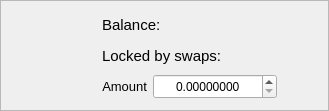
                       <widget class="QFrame" name="frame_75">
                        <property name="sizePolicy">
                         <sizepolicy hsizetype="MinimumExpanding" vsizetype="Minimum">
                          <horstretch>0</horstretch>
                          <verstretch>0</verstretch>
                         </sizepolicy>
                        </property>
                        <property name="maximumSize">
                         <size>
                          <width>16777215</width>
                          <height>16777215</height>
                         </size>
                        </property>
                        <property name="styleSheet">
                         <string notr="true"/>
                        </property>
                        <property name="frameShape">
                         <enum>QFrame::StyledPanel</enum>
                        </property>
                        <property name="frameShadow">
                         <enum>QFrame::Raised</enum>
                        </property>
                        <layout class="QGridLayout" name="gridLayout_49">
                         <item row="0" column="2" colspan="2">
                          <widget class="QLabel" name="orderbook_sell_balance_lbl">
                           <property name="sizePolicy">
                            <sizepolicy hsizetype="Minimum" vsizetype="Minimum">
                             <horstretch>0</horstretch>
                             <verstretch>0</verstretch>
                            </sizepolicy>
                           </property>
                           <property name="minimumSize">
                            <size>
                             <width>0</width>
                             <height>25</height>
                            </size>
                           </property>
                           <property name="font">
                            <font>
                             <pointsize>11</pointsize>
                            </font>
                           </property>
                           <property name="text">
                            <string>Balance: </string>
                           </property>
                          </widget>
                         </item>
                         <item row="0" column="0" rowspan="3">
                          <widget class="QLabel" name="orderbook_sell_bal_icon">
                           <property name="minimumSize">
                            <size>
                             <width>64</width>
                             <height>64</height>
                            </size>
                           </property>
                           <property name="maximumSize">
                            <size>
                             <width>64</width>
                             <height>64</height>
                            </size>
                           </property>
                           <property name="font">
                            <font>
                             <pointsize>10</pointsize>
                            </font>
                           </property>
                           <property name="text">
                            <string>&lt;html&gt;&lt;head/&gt;&lt;body&gt;&lt;p&gt;&lt;img src=&quot;:/64/img/64/placeholder.png&quot;/&gt;&lt;/p&gt;&lt;/body&gt;&lt;/html&gt;</string>
                           </property>
                           <property name="alignment">
                            <set>Qt::AlignCenter</set>
                           </property>
                          </widget>
                         </item>
                         <item row="2" column="2">
                          <widget class="QLabel" name="orderbook_sell_amount_lbl">
                           <property name="sizePolicy">
                            <sizepolicy hsizetype="Minimum" vsizetype="Preferred">
                             <horstretch>0</horstretch>
                             <verstretch>0</verstretch>
                            </sizepolicy>
                           </property>
                           <property name="minimumSize">
                            <size>
                             <width>0</width>
                             <height>25</height>
                            </size>
                           </property>
                           <property name="maximumSize">
                            <size>
                             <width>16777215</width>
                             <height>16777215</height>
                            </size>
                           </property>
                           <property name="font">
                            <font>
                             <pointsize>10</pointsize>
                            </font>
                           </property>
                           <property name="text">
                            <string>Amount</string>
                           </property>
                           <property name="alignment">
                            <set>Qt::AlignRight|Qt::AlignTrailing|Qt::AlignVCenter</set>
                           </property>
                          </widget>
                         </item>
                         <item row="1" column="2" colspan="2">
                          <widget class="QLabel" name="orderbook_sell_locked_lbl">
                           <property name="sizePolicy">
                            <sizepolicy hsizetype="Minimum" vsizetype="Minimum">
                             <horstretch>0</horstretch>
                             <verstretch>0</verstretch>
                            </sizepolicy>
                           </property>
                           <property name="minimumSize">
                            <size>
                             <width>0</width>
                             <height>25</height>
                            </size>
                           </property>
                           <property name="font">
                            <font>
                             <pointsize>11</pointsize>
                            </font>
                           </property>
                           <property name="text">
                            <string>Locked by swaps:</string>
                           </property>
                          </widget>
                         </item>
                         <item row="0" column="1" rowspan="3">
                          <spacer name="verticalSpacer_8">
                           <property name="orientation">
                            <enum>Qt::Vertical</enum>
                           </property>
                           <property name="sizeHint" stdset="0">
                            <size>
                             <width>20</width>
                             <height>40</height>
                            </size>
                           </property>
                          </spacer>
                         </item>
                         <item row="2" column="3">
                          <widget class="QDoubleSpinBox" name="orderbook_sell_amount_spinbox">
                           <property name="sizePolicy">
                            <sizepolicy hsizetype="Minimum" vsizetype="Minimum">
                             <horstretch>0</horstretch>
                             <verstretch>0</verstretch>
                            </sizepolicy>
                           </property>
                           <property name="minimumSize">
                            <size>
                             <width>0</width>
                             <height>25</height>
                            </size>
                           </property>
                           <property name="maximumSize">
                            <size>
                             <width>16777215</width>
                             <height>35</height>
                            </size>
                           </property>
                           <property name="font">
                            <font>
                             <pointsize>9</pointsize>
                            </font>
                           </property>
                           <property name="styleSheet">
                            <string notr="true"/>
                           </property>
                           <property name="alignment">
                            <set>Qt::AlignCenter</set>
                           </property>
                           <property name="decimals">
                            <number>8</number>
                           </property>
                           <property name="maximum">
                            <double>9999999999.989999771118164</double>
                           </property>
                           <property name="singleStep">
                            <double>0.000001000000000</double>
                           </property>
                          </widget>
                         </item>
                         <item row="2" column="4">
                          <spacer name="horizontalSpacer_2">
                           <property name="orientation">
                            <enum>Qt::Horizontal</enum>
                           </property>
                           <property name="sizeType">
                            <enum>QSizePolicy::MinimumExpanding</enum>
                           </property>
                           <property name="sizeHint" stdset="0">
                            <size>
                             <width>40</width>
                             <height>20</height>
                            </size>
                           </property>
                          </spacer>
                         </item>
                        </layout>
                       </widget>
